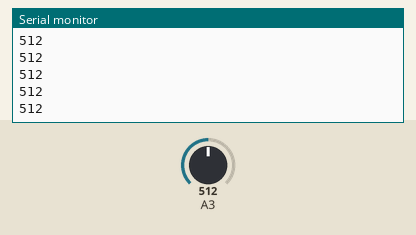
The sketch below on a simulated Arduino Uno, built with avr-gcc and run on an emulated ATmega328P. Parts: the last lines printed to the serial monitor. Inputs (shaded band) come from the test bench; at power-on: A3 = 512.

Above: at 1.2 s.
1.3 s: A3 set to 716
At 2.2 s:
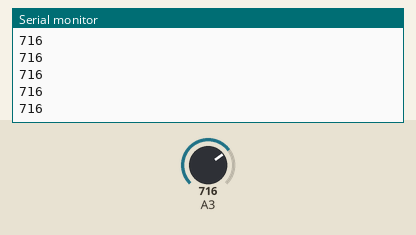
2.8 s: A3 set to 900
At 3.4 s:
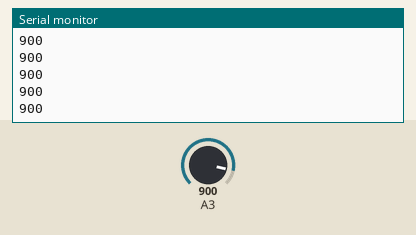
Timing chart, 0 to 5.8 s (numbered marks = the images above; inputs shaded):
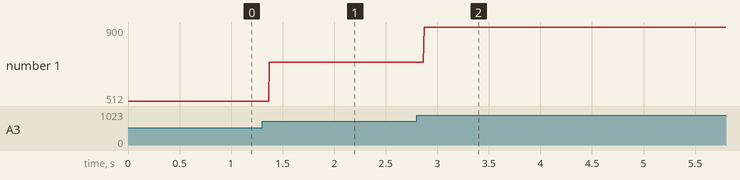

Measured:
- after the input at 1.3 s, the serial monitor: prints a new line after 0.07 s (image 1)
- after the input at 2.8 s, the serial monitor: prints a new line after 0.07 s (image 2)
- plotted number 1: 512 → 716 after the input at 1.3 s, 716 → 900 after the input at 2.8 s

The sketch:

9_READ_POT_VALUE.ino
```cpp
int pot;
void setup()
{
  Serial.begin(9600);
  pinMode(3,INPUT);

}

void loop()
{
 pot=analogRead(3);
 Serial.println(pot);
}
```
